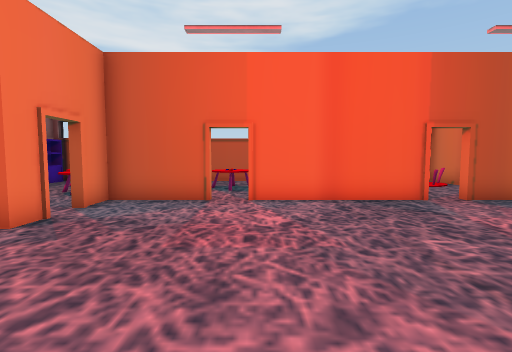
View 1 (above)

22 first-person views from a walk through a scene from a Unity 3-D project. The camera is 1.2 m above the floor, tilts 4° down and sees 85° across. The floor is counted in squares, 1 m on a side. Each view is taken from the middle of a square. On the plan, view 1 faces up. The plan holds only what a view shows up to about 13 squares ahead; the rest is blank. The player character is not drawn. Some animated figures are left out. Door leaves are left out, so doorways stand open. Some surface patterns are stand-ins.

View 2
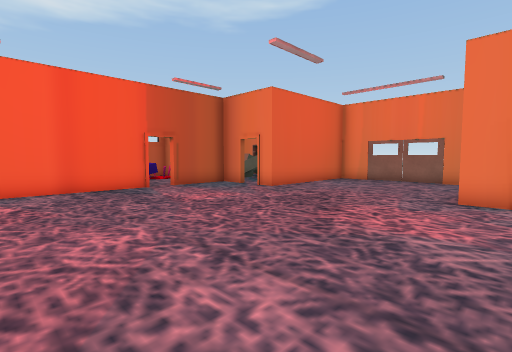

View 3
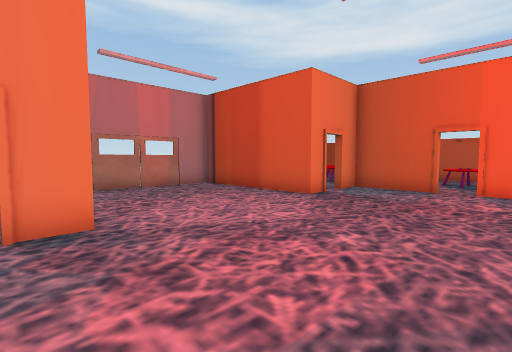

View 4
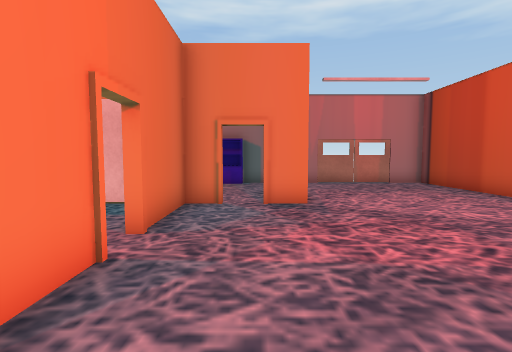

View 5
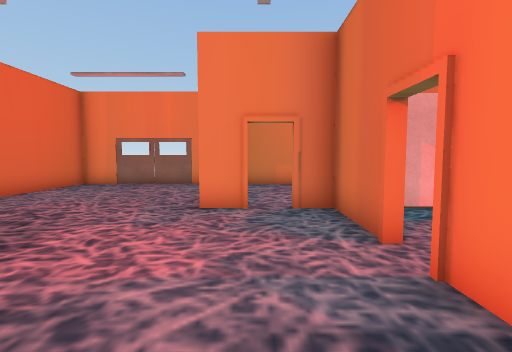

View 6
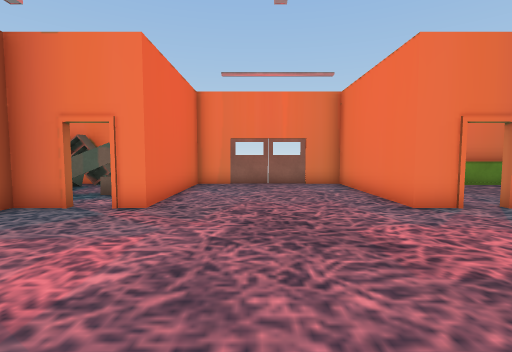

View 7
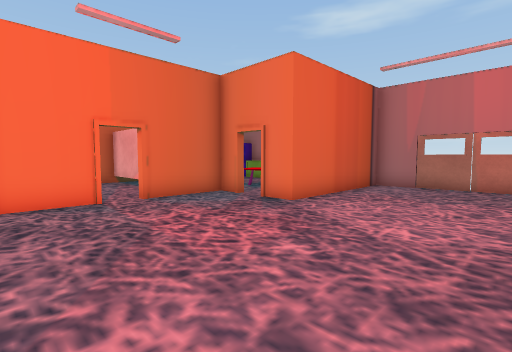

View 8
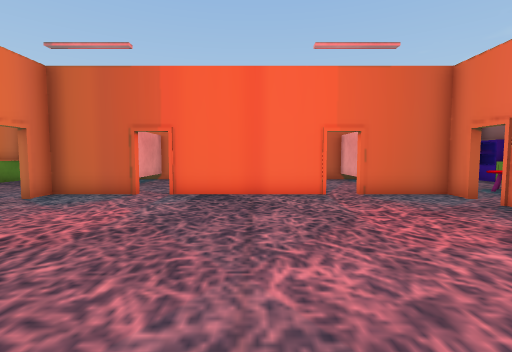

View 9
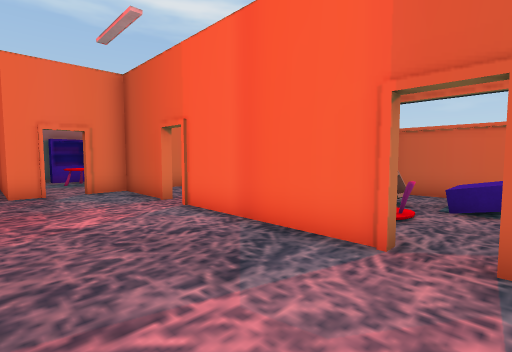

View 10
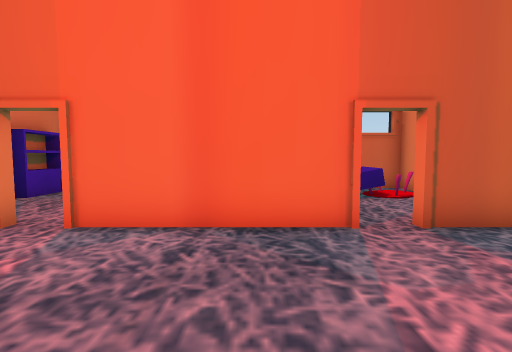

View 11
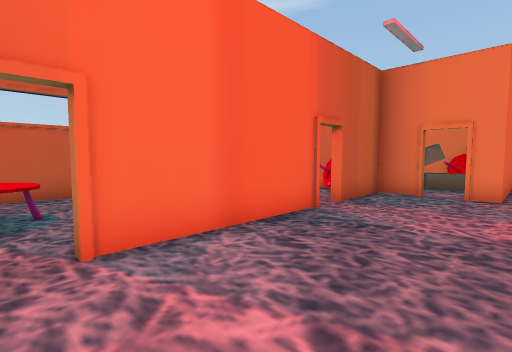

View 12
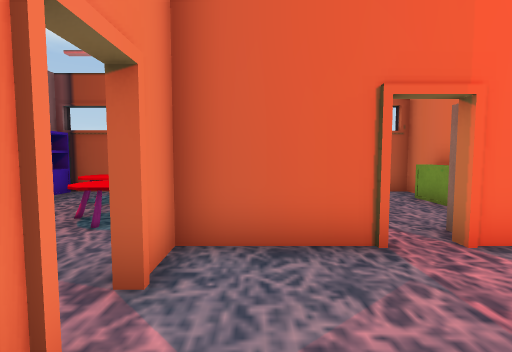

View 13
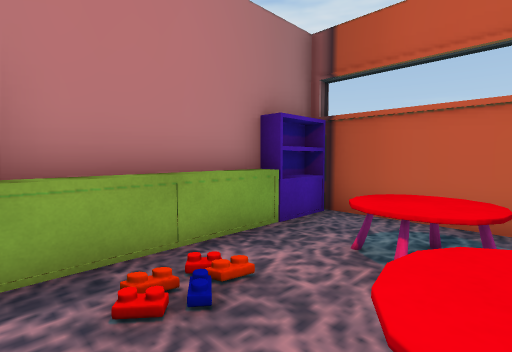

View 14
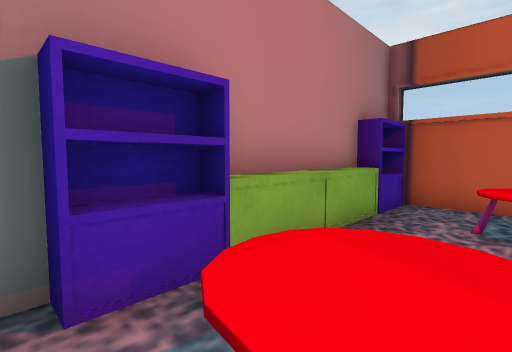

View 15
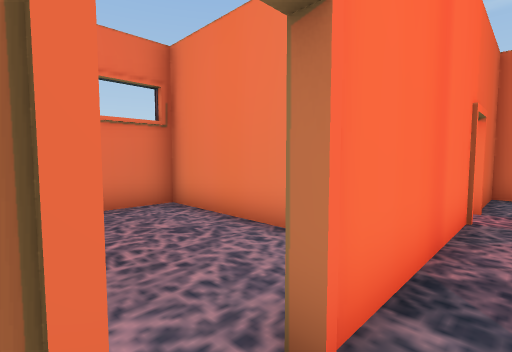

View 16
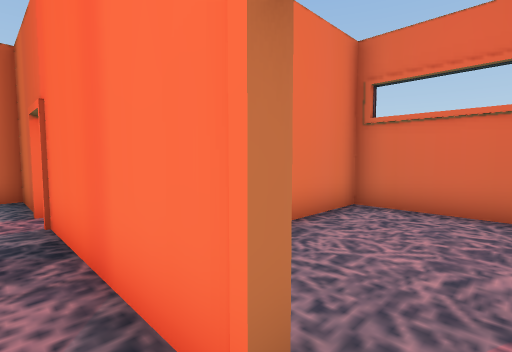

View 17
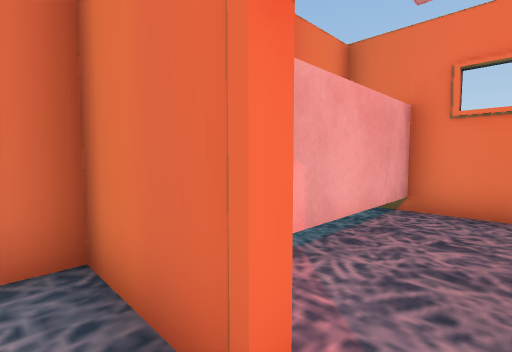

View 18
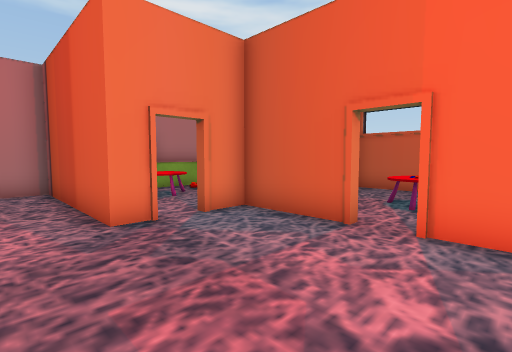

View 19
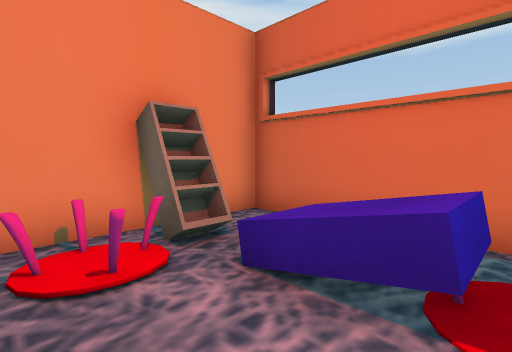

View 20
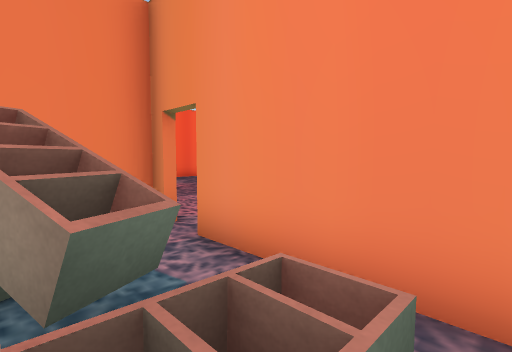

View 21
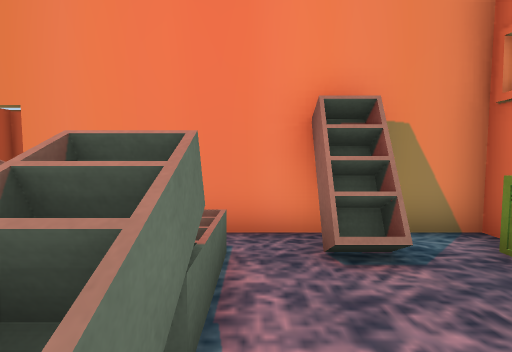

View 22
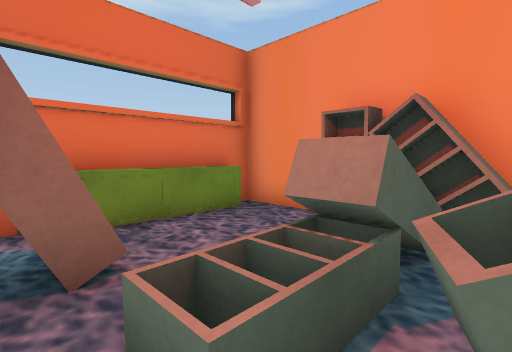

### Floor plan
Key: @ floor where view 1 was taken; # wall or solid block; . floor; D open door; = window, fence, low wall or low ledge; O other object.
Columns run from 10 left of view 1 to 15 right of it. Each row starts with its distance up from view 1.
 14 #############     ########
 13 #.... #.....# #####.####.#
 12 #..=. #.....# #O###......#
 11 #..=# #..=..# #.=###.....#
 10 #...###..=..# #...#.....##
  9 #.#.= #.....###...#.##=##
  8 #.##..###DD####DD##.=#  #
  7 #.==..#...........#..#
  6 #.....D...........D..#
  5 #######............#######
  4 #........................#
  3 #........................#
  2 #........................#
  1 #........................#
  0 #.........@..............#
 -1 #........................#
 -2 #######........... #######
 -3       D...........D#
 -4       D...........D
 -5       ###DD####DD##
 -6        #....#....#
 -7        #....#....#
 -8        #....#....#
 -9        #....#....#
-10        #....#....#
-11        ###########

Positions as (right, up) in squares from view 1, and headings:
1: (0, 0), facing up
2: (0, -3), facing up-right
3: (1, -3), facing up-left
4: (3, -3), facing left
5: (2, -3), facing right
6: (2, 2), facing right
7: (2, 3), facing down-left
8: (2, 4), facing down
9: (6, 4), facing up-left
10: (3, 3), facing up
11: (-1, 4), facing up-right
12: (-3, 4), facing up
13: (-6, 8), facing up-left
14: (-7, 6), facing up-left
15: (6, -4), facing down-left
16: (-1, -4), facing down-right
17: (5, -4), facing down-right
18: (1, 3), facing up-left
19: (7, 9), facing up-left
20: (11, 10), facing down-left
21: (13, 10), facing left
22: (9, 8), facing up-right
